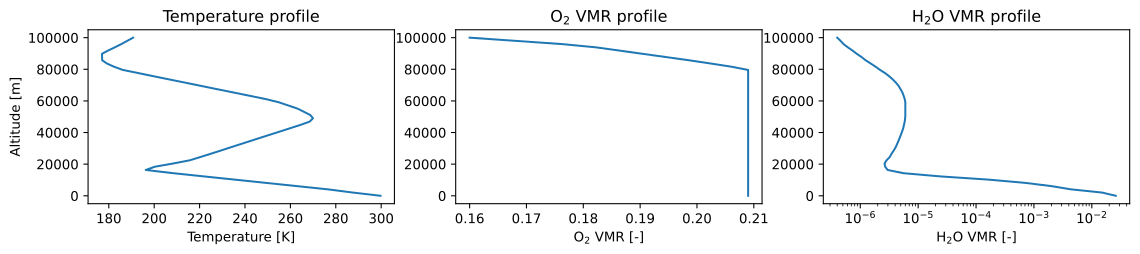

The Python source for this figure:
import matplotlib.pyplot as plt
import numpy as np
import pyarts3 as pyarts

atm_field = pyarts.arts.AtmField(toa=100e3)
atm_field["t"] = pyarts.arts.GeodeticField3.fromxml("planets/Earth/afgl/tropical/t.xml")
atm_field["O2"] = pyarts.arts.GeodeticField3.fromxml("planets/Earth/afgl/tropical/O2.xml")
atm_field["H2O"] = pyarts.arts.GeodeticField3.fromxml("planets/Earth/afgl/tropical/H2O.xml")

fig = plt.figure(figsize=(14, 8))
fig, subs = pyarts.plots.AtmField.plot(atm_field, alts=np.linspace(0, 100e3), fig=fig, keys=["t", "O2", "H2O"])
subs.flatten()[0].set_title("Temperature profile")
subs.flatten()[1].set_title("O$_2$ VMR profile")
subs.flatten()[2].set_title("H$_2$O VMR profile")
subs.flatten()[0].set_ylabel("Altitude [m]")
subs.flatten()[0].set_xlabel("Temperature [K]")
subs.flatten()[1].set_xlabel("O$_2$ VMR [-]")
subs.flatten()[2].set_xlabel("H$_2$O VMR [-]")
subs.flatten()[2].set_xscale("log")
